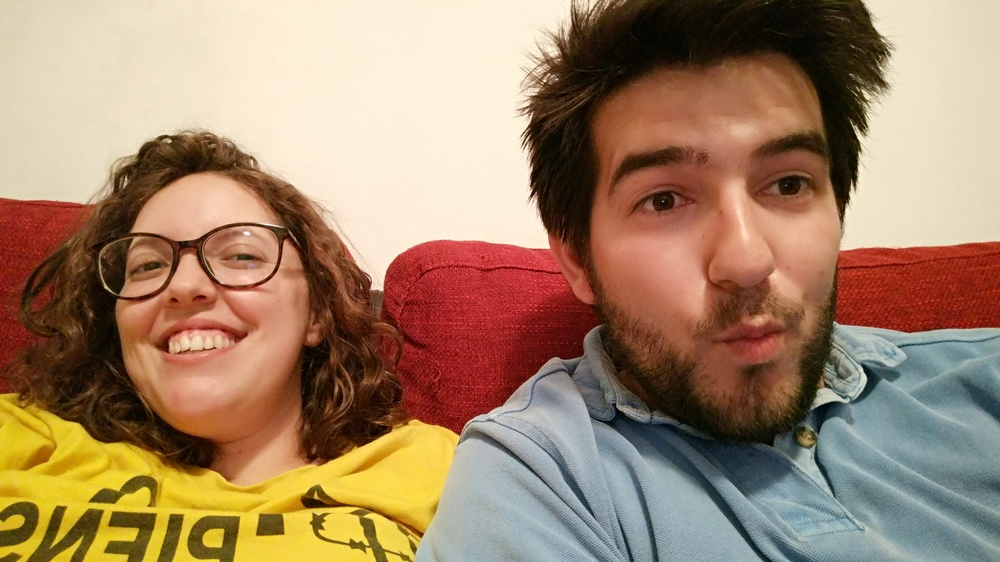
#> input picture px.jpg, 1000 x 562 px, shrunk from 2688 x 1512 before the run
$ jupyter execute --allow-errors 'Conversión_Fotos_A_Dibujo.ipynb'
#> lines starting #> are read from the running program, lines starting #| are printed output that depends on the picture; after the words box and inside, x2 and y2 are one past the last pixel; in counts of white or black regions, pixels touching at a corner belong together
# Actividad 2 de la asignatura de Percepción Computacional. Trabajo grupal

Los integrantes del grupo que han participado en esta actividad son:

    1. Enrique Barreneche Ivorra
    2. Antonio Escacena Marchena
    3. Andrés Sánchez Sánchez
    4. Eduardo Sanz Valdeolivas

En esta actividad se van a utilizar filtros espaciales y morfológicos con el objetivo de dar una apariencia de dibujo a fotos.

Para ello se seguirá el siguiente esquema de proceder:
   1. Umbralizar una foto con el objetivo de destacar ciertos bordes en la foto, que serán usados para dar apariencia de dibujo
   2. Reducir la paleta de colores de una foto original, ya que las fotos constan con más colores que un dibujo
   3. Realizar un desenfoque para hacer que la foto sea menos realista
   4. Realizar un repujado para darle relieve a los bordes y dar más sensación de imagen artificial
   5. Incorporar los bordes detectados en el paso 1 que unido al repujado de la foto, hará la foto más natural

[cell 1]
#Se importan las librerías necesarias para realizar el ejercicio
import numpy as np
import pandas as pd
import cv2 as cv
import matplotlib.pyplot as plt
from scipy import signal

[cell 2]
#Se crea esta función para cargar las imagenes que se vayan a tratar
def read_file(filename):
#> called with filename = 'px.jpg'
    img = cv.imread(filename)
#> img is the input picture: shape (562, 1000, 3); mean B, G, R 104.6, 132, 162
    img=cv.cvtColor(img,cv.COLOR_BGR2RGB)
    return img
#Se crea esta función para mostrar por pantalla la imagen de manera rápida
#La n indica si queremos una imagen en escala de grises o en RGB
def imshow(im,n):
    if n==0:
        #Imagen normal
        plt.figure(figsize=(10,10))
        plt.imshow(im)
    else:
        #Imagen en escala de grises
        fig, ax = plt.subplots(figsize=(10, 10), sharex=True, sharey=True)
        ax.imshow(im, cmap='gray')

[cell 3]
filename='px.jpg'
im=read_file(filename)
imshow(im,0)

## 1. Localizar Bordes

[cell 4]
#Convertir la imagen en escala de grises
gris=cv.cvtColor(im.copy(),cv.COLOR_RGB2GRAY)
imshow(gris,1)

[cell 5]
#Umbralizamos la imagen y binarizamos la misma aciendo que todo lo que este por encima de 80 sea 255 y por debajo 0
_,binaria=cv.threshold(gris,80,255,cv.THRESH_BINARY_INV)
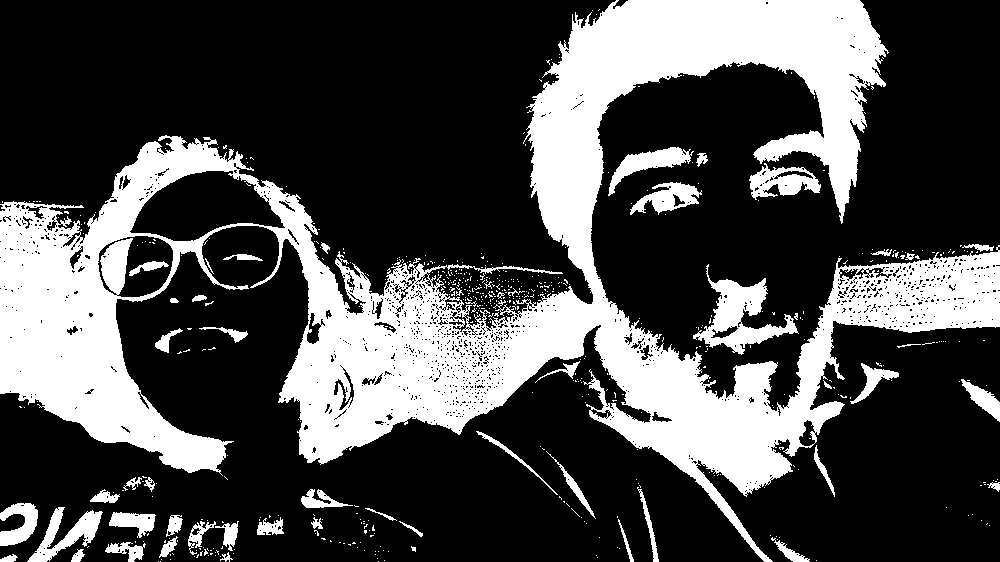
#> binaria: shape (562, 1000); 29.4% white; 565 white regions (512 under 20 px), largest, box (x1, y1, x2, y2) and area: (0, 0, 1000, 562) 145873, (693, 264, 799, 355) 3276, (27, 507, 103, 562) 1520
imshow(binaria,0)

[cell 6]
#Se representa en escala de grises
imshow(binaria,1)

[cell 7]
#Se pretende eliminar el ruido impulsivo con una apertura y un cierre
kernel = np.ones((7,7),np.uint8)
apertura = cv.morphologyEx(binaria.copy(), cv.MORPH_OPEN, kernel)
#> apertura: shape (562, 1000); 23.9% white; 57 white regions, largest, box (x1, y1, x2, y2) and area: (483, 0, 884, 521) 66139, (0, 137, 234, 472) 29575, (270, 186, 486, 463) 19624
cierre = cv.morphologyEx(apertura.copy(), cv.MORPH_CLOSE, kernel)
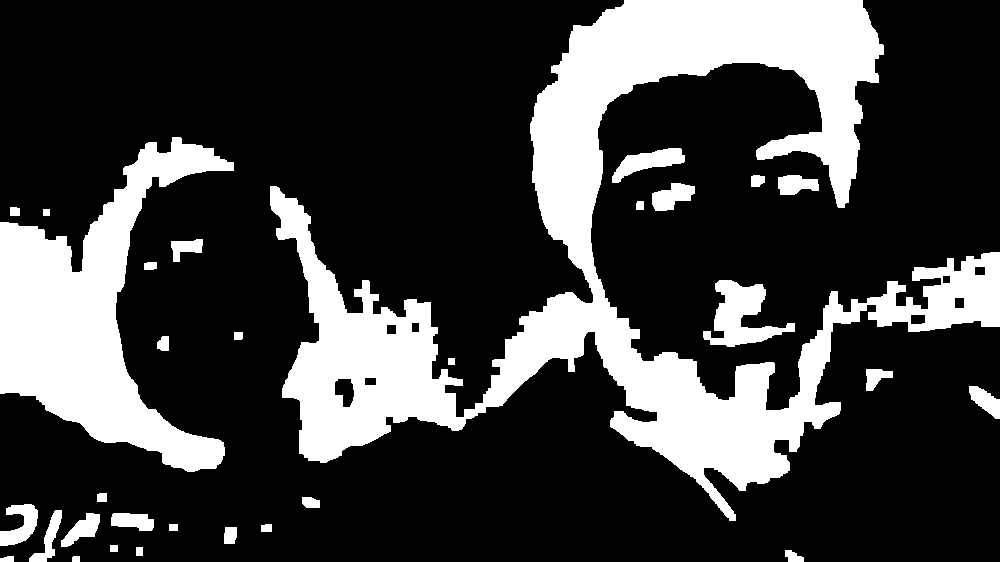
#> cierre: shape (562, 1000); 24.6% white; 31 white regions

[cell 8]
#Se mostrará la imagen binarizada, la apertura y la apertura y el cierre
fig, (ax1,ax2,ax3)=plt.subplots(ncols=3,figsize=(20,20),sharex=True,sharey=True)
ax1.imshow(binaria,cmap='gray')
ax2.imshow(apertura,cmap='gray')
ax3.imshow(cierre,cmap='gray')

#> (the rest of this cell did not finish here and is left out)

[cell 9]
#Después de la apertura y cierre, se buscan los bordes y se ve como queda en la imagen original
contornos,_=cv.findContours(cierre,cv.RETR_TREE,cv.CHAIN_APPROX_SIMPLE)
#> contornos = 39 contours; largest, box (x1, y1, x2, y2) and area: (270, 0, 1000, 521) 94101, (0, 137, 234, 472) 30695, (703, 280, 795, 347) 2677, (612, 148, 685, 183) 1082, (0, 504, 38, 546) 837
imagen=cv.drawContours(im.copy(),contornos,-1,(0,0,0),2)
imshow(imagen,0)

## 2. Reducir la paleta de colores

Redicir la paleta de colores consite en disminuir el número de colores de la foto, y se hace con el algortimo de kmeans que consiste en agrupar los colores mas próximos y reduciendo ese número.

A continuación, se explica esta función:

Definición de la función cv.kmeans

Input parameters

data: debe ser del tipo de datos np.float32 , y cada característica debe colocarse en una sola columna.

nclusters (K) : número de clústeres necesarios al final

criteria: es el criterio de terminación de la iteración. Cuando se satisface este criterio, la iteración del algoritmo se detiene. En realidad, debería ser una tupla de 3 parámetros. Son (type, max_iter, epsilon):

 a. tipo de criterio de terminación. Tiene 3 banderas de la siguiente manera:

     cv.TERM_CRITERIA_EPS: detiene la iteración del algoritmo si se alcanza la precisión especificada, épsilon.

     cv.TERM_CRITERIA_MAX_ITER: detiene el algoritmo después del número especificado de iteraciones, max_iter.

     cv.TERM_CRITERIA_EPS + cv.TERM_CRITERIA_MAX_ITER: detiene la iteración cuando se cumple algunas condiciones anteriores.
 b. max_iter - un número entero que especifica el número máximo de iteraciones.

 c. epsilon - Precisión requerida
attempts: marca para especificar el número de veces que se ejecuta el algoritmo utilizando diferentes etiquetas iniciales. El algoritmo devuelve las etiquetas que producen la mejor compacidad. Esta compacidad se devuelve como salida.

flags: esta bandera se utiliza para especificar cómo se toman los centros iniciales. Normalmente se utilizan dos banderas para esto: cv.KMEANS_PP_CENTERS y cv.KMEANS_RANDOM_CENTERS.

Output parameters

compactness : Es la suma de la distancia al cuadrado de cada punto a sus centros correspondientes.
labels : Esta es la matriz de etiquetas (igual que 'código' en el artículo anterior) donde cada elemento marcaba '0', '1' ..
centers : se trata de una serie de centros de agrupaciones.

[cell 10]
def paleta_color(img, color):

#> called with color = 9
    data = np.float32(img).reshape((-1, 3))

    criteria = (cv.TERM_CRITERIA_EPS + cv.TERM_CRITERIA_MAX_ITER, 20, 0.001)

    compactness, label, center = cv.kmeans(data, color, None, criteria, 10, cv.KMEANS_RANDOM_CENTERS)
#> compactness = 420935456.6; center = [[109.8, 130.1, 133.3], [33.31, 20.08, 7.25], [214.7, 157.7, 126.4], [234.6, 199.9, 53.76], [172, 100.6, 67.17], [82.44, 51.03, 27.01], [243.1, 230, 206.1], [157, 173.1, 175.7], [141.7, 50.22, 31.34]]
    center = np.uint8(center)
#> center = [[109, 130, 133], [33, 20, 7], [214, 157, 126], [234, 199, 53], [171, 100, 67], [82, 51, 27], [243, 230, 206], [157, 173, 175], [141, 50, 31]]
    result = center[label.flatten()]
    result = result.reshape(img.shape)
    return result

[cell 11]
img = paleta_color(im.copy(), 9)
imshow(img,0)

## 3. Difuminar la imagen

[cell 12]
#Se usa un filtro de difuminar para suavizar la imagen ya tratada con la función de paleta_color
kernel=np.array([[1/16,2/16,1/16],[2/16,4/16,2/16],[1/16,2/16,1/16]])

dif0=signal.convolve2d(img.copy()[:,:,0],kernel,boundary='symm',mode='same')
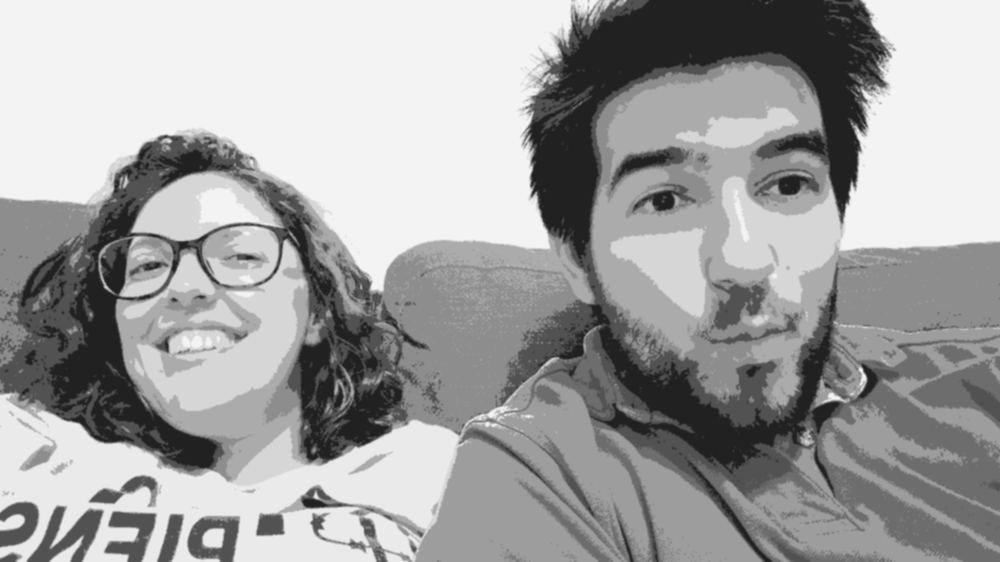
#> dif0: shape (562, 1000) float64; min 33, max 243, mean 161.6
dif1=signal.convolve2d(img.copy()[:,:,1],kernel,boundary='symm',mode='same')
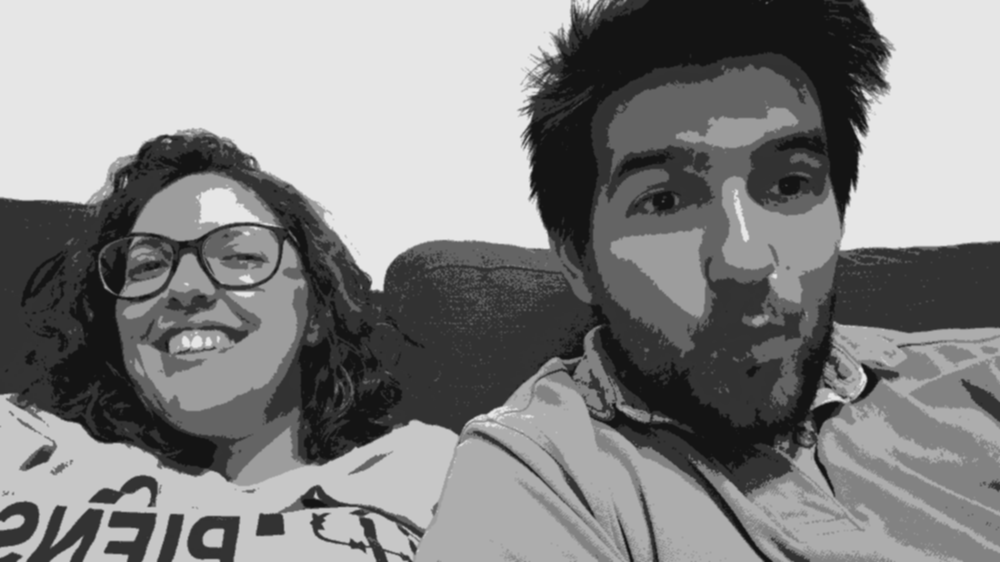
#> dif1: shape (562, 1000) float64; min 20, max 230, mean 131.8
dif2=signal.convolve2d(img.copy()[:,:,2],kernel,boundary='symm',mode='same')
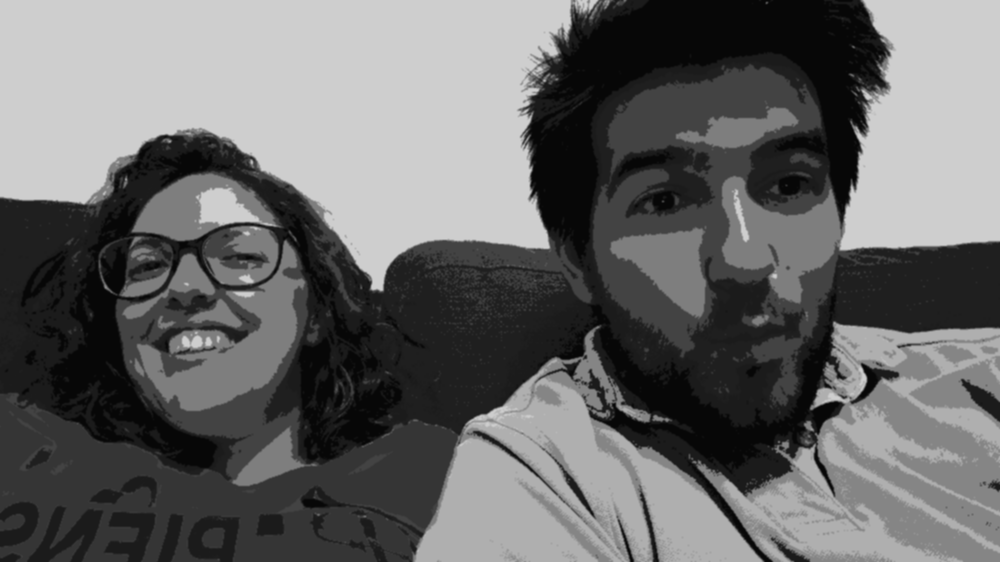
#> dif2: shape (562, 1000) float64; min 7, max 206, mean 104.3

dif=np.stack([dif0,dif1,dif2],axis=2).astype('uint8')
imshow(dif,0)

## 4. Hacer un repujado de la imagen

[cell 13]
#Ahora se le da el filtro de repujado para dar relieve a los bordes
kernel=np.array([[-2,-1,0],[-1,1,1],[0,1,2]])

repujado0=signal.convolve2d(dif.copy()[:,:,0],kernel,boundary='symm',mode='same')
repujado1=signal.convolve2d(dif.copy()[:,:,1],kernel,boundary='symm',mode='same')
repujado2=signal.convolve2d(dif.copy()[:,:,2],kernel,boundary='symm',mode='same')
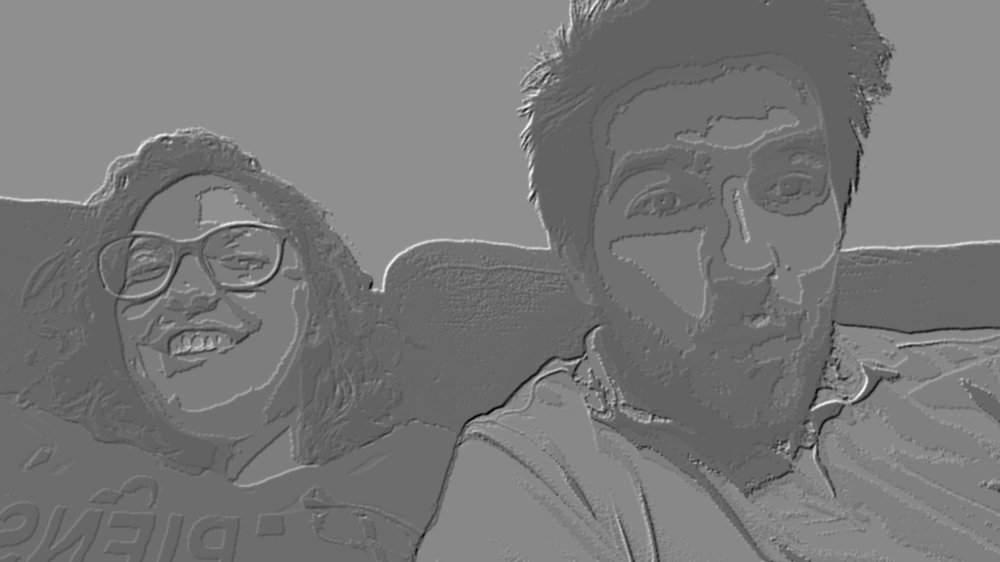
#> repujado2: shape (562, 1000) int64; min -431, max 699, mean 104.4; drawn with min black and max white

repujado=np.stack([repujado0,repujado1,repujado2],axis=2)
repujado[repujado>255]=255
repujado[repujado<0]=0
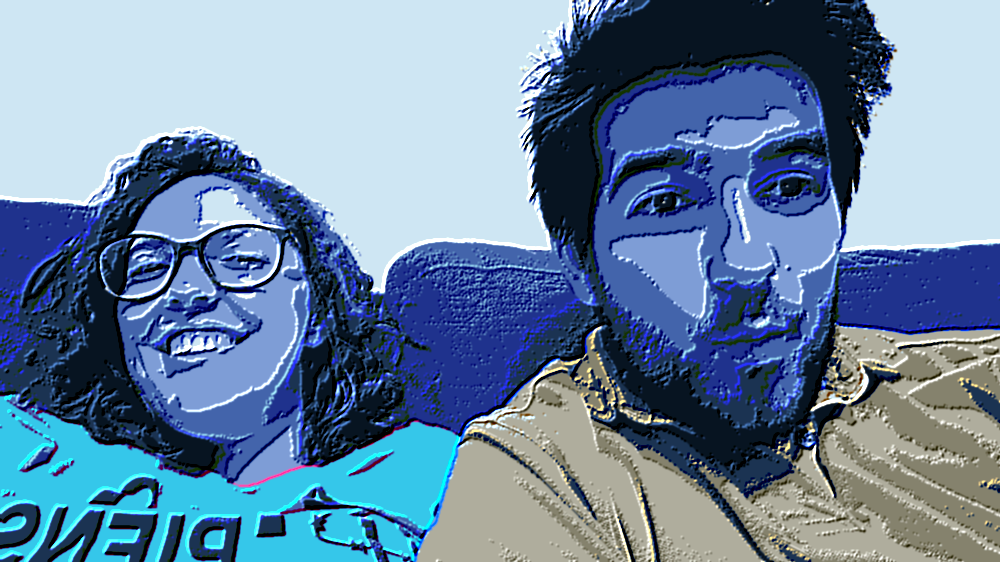
#> repujado: shape (562, 1000, 3) int64; mean of channels 0, 1, 2 161.6, 132.6, 105.9; drawn as B, G, R

fig, (ax1,ax2)=plt.subplots(ncols=2,figsize=(15,15),sharex=True,sharey=True)

ax1.imshow(im)
ax2.imshow(repujado)

#> (the rest of this cell did not finish here and is left out)

[cell 14]
imshow(repujado,0)
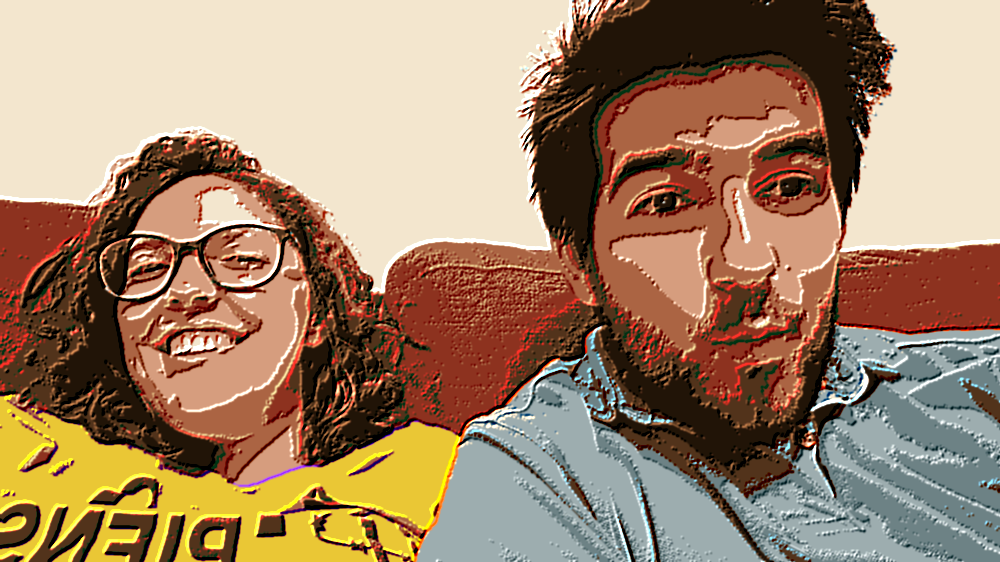
#> shown: shape (562, 1000, 3); mean R, G, B 161.6, 132.6, 105.9

## 5. Resaltar bordes de la foto definida

[cell 15]
#Se le añade los bordes a la imagen para dar sensación de dibujo
contornos,_=cv.findContours(binaria.copy(),cv.RETR_TREE,cv.CHAIN_APPROX_SIMPLE)
#> contornos = 2193 contours, 2075 with area under 20; largest, box (x1, y1, x2, y2) and area: (0, 0, 1000, 562) 156943, (129, 170, 286, 242) 6800, (693, 264, 799, 355) 3207, (97, 235, 174, 298) 2774, (749, 163, 821, 200) 1424
#> (the rest of this cell did not finish here and is left out)
